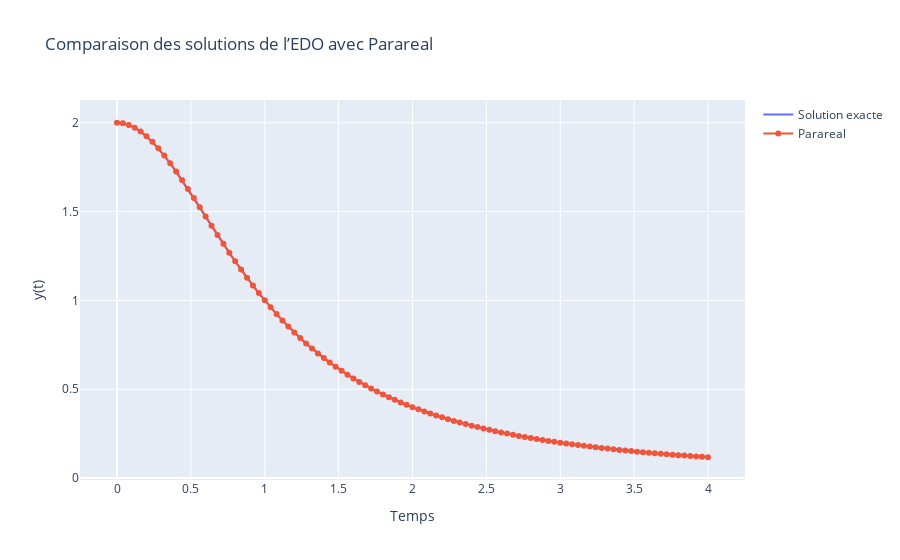

Here is the notebook cell this chart was saved with:
### Code cell
from parareal import *

# Paramètres
Nh = 100 
tspan = [0, 4] 
y0 = [2] 

# tracons la solution exacte
t = np.linspace(0, 4, 100)
y = sol_exacte(t)

tol = 1e-1
max_iter = 10
G_Nh=1
F_Nh=10
G = lambda tspan,u0, :feuler(f, tspan, u0, G_Nh)[1][-1]
F = lambda tspan,u0, :feuler(f, tspan, u0, F_Nh)[1][-1]

# # Résolution de l'EDO par Parareal
t_sol,iterations, solution = parareal(G, F, tspan, y0, Nh, max_iter, tol)


import plotly.graph_objects as go
# Tracé avec Plotly
fig = go.Figure()
fig.add_trace(go.Scatter(x=t, y=y, mode='lines', name='Solution exacte'))
fig.add_trace(go.Scatter(x=t_sol, y=solution[:,0], mode='lines+markers', name='Parareal'))

fig.update_layout(title='Comparaison des solutions de l’EDO avec Parareal',
                  xaxis_title='Temps',
                  yaxis_title='y(t)',
                  showlegend=True)
